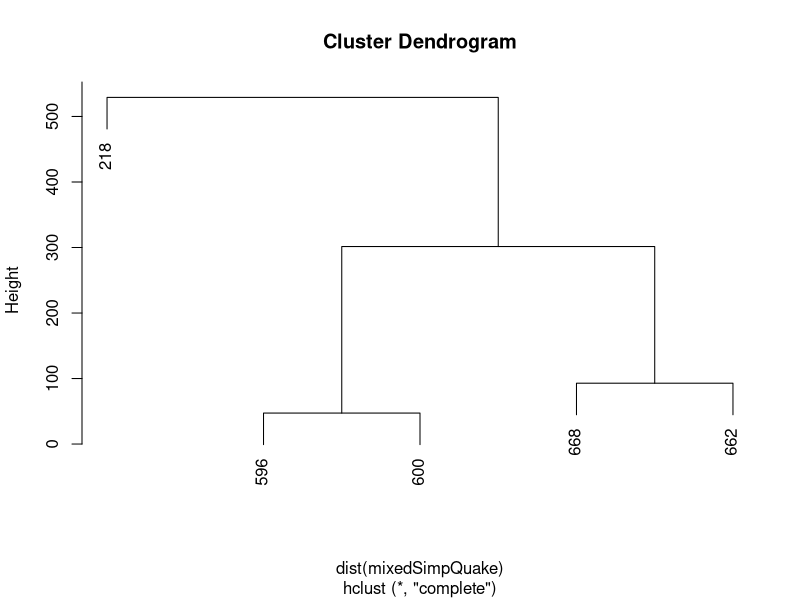
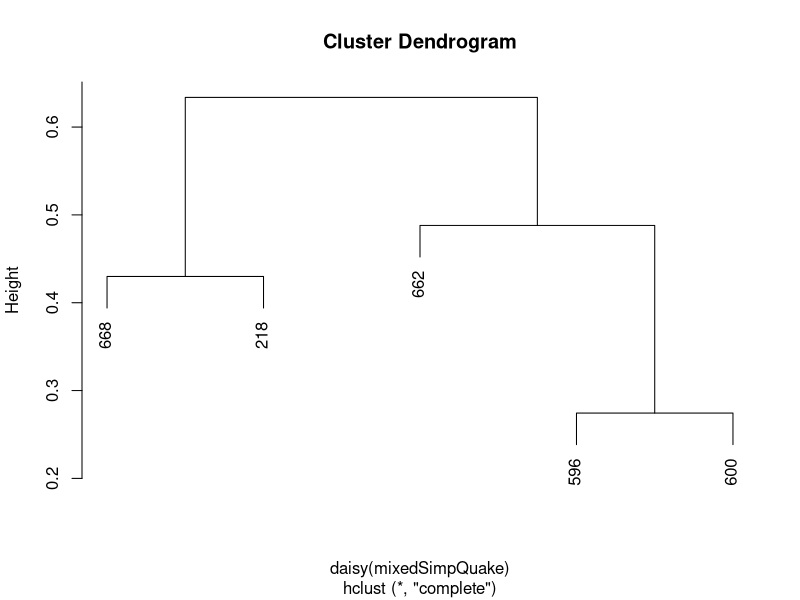
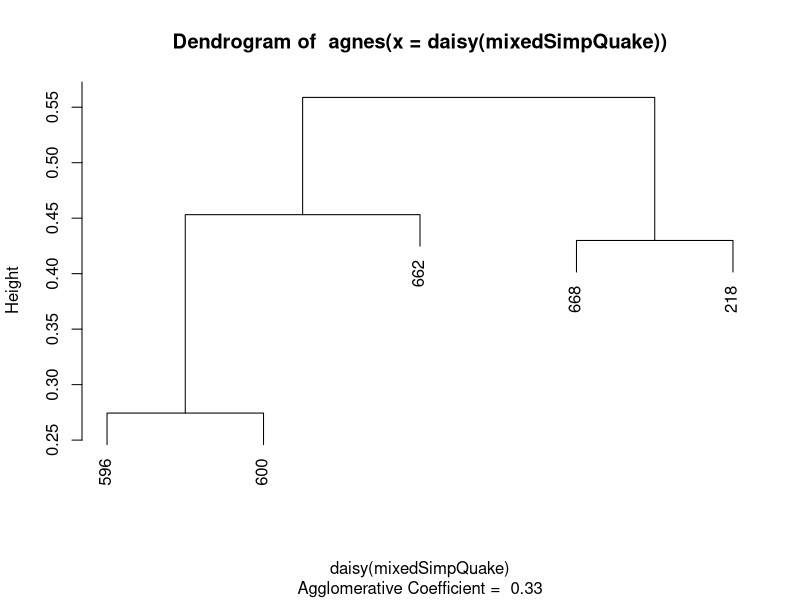

Recreate these plots in R, in order.
# clustering with daisy
# vs dist

# daisy - dissimilarity on multiple data types
# Dissimilarity Matrix Calculation
# returns a dissimilarity.object

# dist - dissimilarity on numeric variables
# Distance Matrix Computation
# returns a dist object

# downsample quakes for demonstration. from 500 to 25
simpleQuakes <- quakes[sample(nrow(quakes),5),]

library(cluster)

# all values are numeric, so these return the same values
dist(simpleQuakes)
daisy(simpleQuakes)

# but...add a binary TRUE/FALSE column
binaryVector <- sample(c(FALSE,TRUE), nrow(simpleQuakes), replace = TRUE) 
mixedSimpQuake <- cbind(simpleQuakes, binaryVector)

# now there are significant differences
dist(mixedSimpQuake) # ignores the TF column, same values as above
daisy(mixedSimpQuake) # includes TF column in calculation

# more on dissimilarity.object
# metric is mixed. See object definition for $Types
#      I is interval scaled (numeric)
#      A is Asymmetric binary

# daisy can be used in place of dist
plot(hclust(dist(mixedSimpQuake)))
plot(hclust(daisy(mixedSimpQuake)))

plot(agnes(daisy(mixedSimpQuake)), which.plots = 2)
